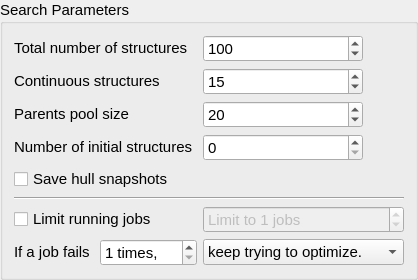
    <widget class="QGroupBox" name="groupBox_4">
     <property name="sizePolicy">
      <sizepolicy hsizetype="Preferred" vsizetype="Preferred">
       <horstretch>0</horstretch>
       <verstretch>0</verstretch>
      </sizepolicy>
     </property>
     <property name="font">
      <font>
       <pointsize>11</pointsize>
      </font>
     </property>
     <property name="title">
      <string>Search Parameters</string>
     </property>
     <layout class="QGridLayout" name="gridLayout">
      <item row="7" column="2">
       <widget class="QComboBox" name="combo_failAction">
        <property name="sizePolicy">
         <sizepolicy hsizetype="Preferred" vsizetype="Fixed">
          <horstretch>0</horstretch>
          <verstretch>0</verstretch>
         </sizepolicy>
        </property>
        <property name="minimumSize">
         <size>
          <width>0</width>
          <height>25</height>
         </size>
        </property>
        <property name="font">
         <font>
          <pointsize>11</pointsize>
         </font>
        </property>
        <property name="toolTip">
         <string>&lt;html&gt;&lt;head/&gt;&lt;body&gt;&lt;p&gt;Perform one of the indicated tasks for a structure that fail more than the specified number of times.&lt;/p&gt;&lt;p&gt;Default: replace with random&lt;/p&gt;&lt;/body&gt;&lt;/html&gt;</string>
        </property>
        <property name="currentText">
         <string>keep trying to optimize.</string>
        </property>
        <item>
         <property name="text">
          <string>keep trying to optimize.</string>
         </property>
        </item>
        <item>
         <property name="text">
          <string>kill the structure.</string>
         </property>
        </item>
        <item>
         <property name="text">
          <string>replace with random.</string>
         </property>
        </item>
        <item>
         <property name="text">
          <string>replace with new offspring.</string>
         </property>
        </item>
       </widget>
      </item>
      <item row="3" column="2">
       <widget class="QSpinBox" name="spin_numInitial">
        <property name="sizePolicy">
         <sizepolicy hsizetype="Minimum" vsizetype="Fixed">
          <horstretch>0</horstretch>
          <verstretch>0</verstretch>
         </sizepolicy>
        </property>
        <property name="minimumSize">
         <size>
          <width>0</width>
          <height>25</height>
         </size>
        </property>
        <property name="maximumSize">
         <size>
          <width>160</width>
          <height>16777215</height>
         </size>
        </property>
        <property name="font">
         <font>
          <pointsize>11</pointsize>
         </font>
        </property>
        <property name="toolTip">
         <string>&lt;html&gt;&lt;head/&gt;&lt;body&gt;&lt;p&gt;Number of initial structures to use in first generation.&lt;/p&gt;&lt;p&gt;Default: 0&lt;/p&gt;&lt;/body&gt;&lt;/html&gt;</string>
        </property>
        <property name="maximum">
         <number>9999</number>
        </property>
        <property name="value">
         <number>0</number>
        </property>
       </widget>
      </item>
      <item row="1" column="2">
       <widget class="QSpinBox" name="spin_contStructs">
        <property name="sizePolicy">
         <sizepolicy hsizetype="Minimum" vsizetype="Fixed">
          <horstretch>0</horstretch>
          <verstretch>0</verstretch>
         </sizepolicy>
        </property>
        <property name="minimumSize">
         <size>
          <width>0</width>
          <height>25</height>
         </size>
        </property>
        <property name="maximumSize">
         <size>
          <width>160</width>
          <height>16777215</height>
         </size>
        </property>
        <property name="font">
         <font>
          <pointsize>11</pointsize>
         </font>
        </property>
        <property name="toolTip">
         <string>&lt;html&gt;&lt;head/&gt;&lt;body&gt;&lt;p&gt;Number of structures to be kept &amp;quot;in progress&amp;quot; after the initial generation.&lt;/p&gt;&lt;p&gt;This should depend on the resources available. If a running job limit is set below,&lt;/p&gt;&lt;p&gt;[running job limit] + 1&lt;/p&gt;&lt;p&gt;is a good value here.&lt;/p&gt;&lt;p&gt;Default: 15&lt;/p&gt;&lt;/body&gt;&lt;/html&gt;</string>
        </property>
        <property name="value">
         <number>15</number>
        </property>
       </widget>
      </item>
      <item row="2" column="0" colspan="2">
       <widget class="QLabel" name="label_26">
        <property name="sizePolicy">
         <sizepolicy hsizetype="Preferred" vsizetype="Fixed">
          <horstretch>0</horstretch>
          <verstretch>0</verstretch>
         </sizepolicy>
        </property>
        <property name="font">
         <font>
          <pointsize>11</pointsize>
         </font>
        </property>
        <property name="toolTip">
         <string>Number of structures to be considered for genetic operations.

Structures are chosen for genetic operations based on a weighted probability list, such that the lowest enthalpy structures have the greatest probability of being chosen. The number specified here is used to determine how many of the lowest enthalpy structures will have a non-zero probability.

Default: 60</string>
        </property>
        <property name="text">
         <string>Parents pool size</string>
        </property>
        <property name="alignment">
         <set>Qt::AlignLeading|Qt::AlignLeft|Qt::AlignVCenter</set>
        </property>
        <property name="buddy">
         <cstring>spin_parentsPoolSize</cstring>
        </property>
       </widget>
      </item>
      <item row="6" column="2">
       <widget class="QSpinBox" name="spin_runningJobLimit">
        <property name="enabled">
         <bool>false</bool>
        </property>
        <property name="sizePolicy">
         <sizepolicy hsizetype="Minimum" vsizetype="Fixed">
          <horstretch>0</horstretch>
          <verstretch>0</verstretch>
         </sizepolicy>
        </property>
        <property name="minimumSize">
         <size>
          <width>0</width>
          <height>25</height>
         </size>
        </property>
        <property name="font">
         <font>
          <pointsize>11</pointsize>
         </font>
        </property>
        <property name="toolTip">
         <string>Maximum number of simultaneous local optimizations allowed.</string>
        </property>
        <property name="suffix">
         <string> jobs</string>
        </property>
        <property name="prefix">
         <string>Limit to </string>
        </property>
        <property name="value">
         <number>1</number>
        </property>
       </widget>
      </item>
      <item row="1" column="0" colspan="2">
       <widget class="QLabel" name="label_genTotal">
        <property name="sizePolicy">
         <sizepolicy hsizetype="Preferred" vsizetype="Fixed">
          <horstretch>0</horstretch>
          <verstretch>0</verstretch>
         </sizepolicy>
        </property>
        <property name="font">
         <font>
          <pointsize>11</pointsize>
         </font>
        </property>
        <property name="toolTip">
         <string>How many structures are created for population &gt; 1. This has no effect in continuous mode.

Default: 10</string>
        </property>
        <property name="text">
         <string notr="true">Continuous structures</string>
        </property>
        <property name="alignment">
         <set>Qt::AlignLeading|Qt::AlignLeft|Qt::AlignVCenter</set>
        </property>
        <property name="buddy">
         <cstring>spin_contStructs</cstring>
        </property>
       </widget>
      </item>
      <item row="0" column="0" colspan="2">
       <widget class="QLabel" name="label_12">
        <property name="sizePolicy">
         <sizepolicy hsizetype="Preferred" vsizetype="Fixed">
          <horstretch>0</horstretch>
          <verstretch>0</verstretch>
         </sizepolicy>
        </property>
        <property name="font">
         <font>
          <pointsize>11</pointsize>
         </font>
        </property>
        <property name="text">
         <string>Total number of structures</string>
        </property>
        <property name="alignment">
         <set>Qt::AlignLeading|Qt::AlignLeft|Qt::AlignVCenter</set>
        </property>
       </widget>
      </item>
      <item row="2" column="2">
       <widget class="QSpinBox" name="spin_parentsPoolSize">
        <property name="sizePolicy">
         <sizepolicy hsizetype="Minimum" vsizetype="Fixed">
          <horstretch>0</horstretch>
          <verstretch>0</verstretch>
         </sizepolicy>
        </property>
        <property name="minimumSize">
         <size>
          <width>0</width>
          <height>25</height>
         </size>
        </property>
        <property name="maximumSize">
         <size>
          <width>160</width>
          <height>16777215</height>
         </size>
        </property>
        <property name="font">
         <font>
          <pointsize>11</pointsize>
         </font>
        </property>
        <property name="toolTip">
         <string>&lt;html&gt;&lt;head/&gt;&lt;body&gt;&lt;p&gt;Number of structures to be considered for genetic operations.&lt;/p&gt;&lt;p&gt;Structures are chosen for genetic operations based on a weighted probability list, which can be determined from either multi-objective scalar fitness function or the Pareto optimization's non-dominated sorting process. The probability, in any case, is calculated based on the structures' distance above convex hull, plus any user-specified objectives.&lt;/p&gt;&lt;p&gt;The number specified here is used to determine how many of the lowest enthalpy structures will have a non-zero probability.&lt;/p&gt;&lt;p&gt;Default: 20&lt;/p&gt;&lt;/body&gt;&lt;/html&gt;</string>
        </property>
        <property name="maximum">
         <number>9999</number>
        </property>
        <property name="value">
         <number>20</number>
        </property>
       </widget>
      </item>
      <item row="0" column="2">
       <widget class="QSpinBox" name="spin_cutoff">
        <property name="sizePolicy">
         <sizepolicy hsizetype="Minimum" vsizetype="Fixed">
          <horstretch>0</horstretch>
          <verstretch>0</verstretch>
         </sizepolicy>
        </property>
        <property name="minimumSize">
         <size>
          <width>0</width>
          <height>25</height>
         </size>
        </property>
        <property name="maximumSize">
         <size>
          <width>160</width>
          <height>16777215</height>
         </size>
        </property>
        <property name="font">
         <font>
          <pointsize>11</pointsize>
         </font>
        </property>
        <property name="toolTip">
         <string>&lt;html&gt;&lt;head/&gt;&lt;body&gt;&lt;p&gt;The maximum number of structures generated in the search.&lt;/p&gt;&lt;p&gt;Default: 100&lt;/p&gt;&lt;/body&gt;&lt;/html&gt;</string>
        </property>
        <property name="maximum">
         <number>100000</number>
        </property>
        <property name="value">
         <number>100</number>
        </property>
       </widget>
      </item>
      <item row="5" column="0" colspan="3">
       <widget class="Line" name="line_3">
        <property name="orientation">
         <enum>Qt::Horizontal</enum>
        </property>
       </widget>
      </item>
      <item row="7" column="0">
       <widget class="QLabel" name="label_4">
        <property name="sizePolicy">
         <sizepolicy hsizetype="Fixed" vsizetype="Fixed">
          <horstretch>0</horstretch>
          <verstretch>0</verstretch>
         </sizepolicy>
        </property>
        <property name="font">
         <font>
          <pointsize>11</pointsize>
         </font>
        </property>
        <property name="text">
         <string>If a job fails </string>
        </property>
       </widget>
      </item>
      <item row="3" column="0" colspan="2">
       <widget class="QLabel" name="label_9">
        <property name="sizePolicy">
         <sizepolicy hsizetype="Fixed" vsizetype="Fixed">
          <horstretch>0</horstretch>
          <verstretch>0</verstretch>
         </sizepolicy>
        </property>
        <property name="font">
         <font>
          <pointsize>11</pointsize>
         </font>
        </property>
        <property name="toolTip">
         <string>Number of initial structures / number of structures to keep in queue for continuous mode.

Default: 20
</string>
        </property>
        <property name="text">
         <string>Number of initial structures</string>
        </property>
        <property name="alignment">
         <set>Qt::AlignLeading|Qt::AlignLeft|Qt::AlignVCenter</set>
        </property>
        <property name="buddy">
         <cstring>spin_numInitial</cstring>
        </property>
       </widget>
      </item>
      <item row="6" column="0" colspan="2">
       <widget class="QCheckBox" name="cb_limitRunningJobs">
        <property name="sizePolicy">
         <sizepolicy hsizetype="Minimum" vsizetype="Fixed">
          <horstretch>0</horstretch>
          <verstretch>0</verstretch>
         </sizepolicy>
        </property>
        <property name="font">
         <font>
          <pointsize>11</pointsize>
         </font>
        </property>
        <property name="toolTip">
         <string>Check this box to set a limit on the number of jobs that are submitted for a local optimization at any given time.</string>
        </property>
        <property name="text">
         <string>Limit running jobs</string>
        </property>
       </widget>
      </item>
      <item row="7" column="1">
       <widget class="QSpinBox" name="spin_failLimit">
        <property name="sizePolicy">
         <sizepolicy hsizetype="Fixed" vsizetype="Fixed">
          <horstretch>0</horstretch>
          <verstretch>0</verstretch>
         </sizepolicy>
        </property>
        <property name="minimumSize">
         <size>
          <width>0</width>
          <height>25</height>
         </size>
        </property>
        <property name="font">
         <font>
          <pointsize>11</pointsize>
         </font>
        </property>
        <property name="toolTip">
         <string>&lt;html&gt;&lt;head/&gt;&lt;body&gt;&lt;p&gt;Take an action for failed local optimizations after this many failures.&lt;/p&gt;&lt;p&gt;Default: 2&lt;/p&gt;&lt;/body&gt;&lt;/html&gt;</string>
        </property>
        <property name="suffix">
         <string> times,</string>
        </property>
        <property name="minimum">
         <number>1</number>
        </property>
        <property name="maximum">
         <number>100</number>
        </property>
        <property name="value">
         <number>1</number>
        </property>
       </widget>
      </item>
      <item row="4" column="0" colspan="2">
       <widget class="QCheckBox" name="cb_saveHulls">
        <property name="toolTip">
         <string>&lt;html&gt;&lt;head/&gt;&lt;body&gt;&lt;p&gt;If checked, the folder &amp;quot;movie&amp;quot; will be created in the local working directory, and after each successful structure optimization the snapshot of input for convex hull (i.e., a copy of the &amp;quot;hull.txt&amp;quot; file) will be saved in that folder under the name:&lt;br/&gt;&lt;br/&gt;YYMMDD_HHmmSS_LLL&lt;br/&gt;&lt;/p&gt;&lt;p&gt;where: YY (year), MM (month), DD (day), HH (hour), mm (minute), SS (seconds), and LLL (milliseconds) represent a unique identifier of when the file is written.&lt;br/&gt;&lt;/p&gt;&lt;p&gt;This option is specifically designed to facilitate creation of movies of the convex hull evolution or to monitor the run progress.&lt;/p&gt;&lt;/body&gt;&lt;/html&gt;</string>
        </property>
        <property name="text">
         <string>Save hull snapshots</string>
        </property>
       </widget>
      </item>
     </layout>
    </widget>
